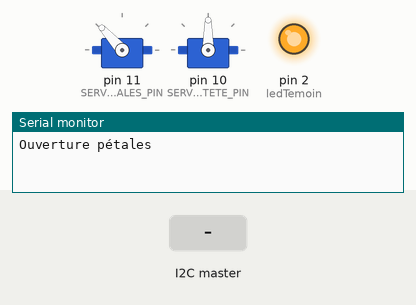
Recording of a sketch running on a simulated Arduino Uno, built with avr-gcc and run on an emulated ATmega328P. On the bench: 2 × servo, output pins drawn as LEDs (lit = HIGH), the last lines printed to the serial monitor. Inputs (shaded band) come from the test bench.

Above: at 1.2 s.
1.3 s: the I2C master sends the byte 1
At 4.5 s:
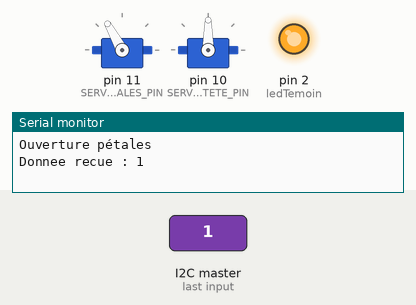
At 12.56 s:
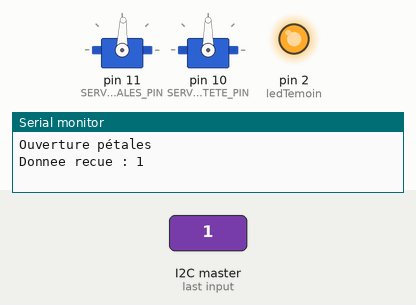
Timing chart, 0 to 16.3 s (numbered marks = the images above; inputs shaded):
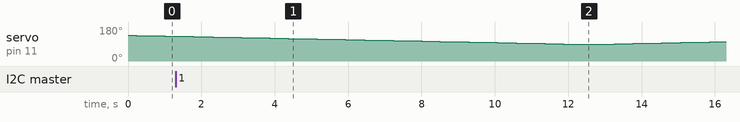

The sketch:

Viva.ino
```cpp
//
//  ,---.    ,---..-./`) ,---.   .--..-./`)
//  |    \  /    |\ .-.')|    \  |  |\ .-.')
//  |  ,  \/  ,  |/ `-' \|  ,  \ |  |/ `-' \
//  |  |\_   /|  | `-'`"`|  |\_ \|  | `-'`"`
//  |  _( )_/ |  | .---. |  _( )_\  | .---.
//  | (_ o _) |  | |   | | (_ o _)  | |   |
//  |  (_,_)  |  | |   | |  (_,_)\  | |   |
//  |  |      |  | |   | |  |    |  | |   |
//  '--'      '--' '---' '--'    '--' '---'
//
//

// 2 servos - 1 Module de capteur infrarouge d'évitement d'obstacles (https://e.banana-pi.fr/distance/121-module-de-capteur-infrarouge-d-evitement-d-obstacles.html)

// Scenario :
// - elle s'oriente vers la personne
// - s'ouvre et se ferme 3x
// - puis de se remet en position initiale
// - min servo viva 880 max 1950

//valeur max servo 1450 + 40
//       min       1950
#include <Wire.h>
#include <Servo.h>

#define SLAVE_ADDRESS 0x13
#define SERVO_TETE_PIN    10
#define SERVO_TETE_MIN    750
#define SERVO_TETE_MAX    1250
#define SERVO_PETALES_PIN 11
#define SERVO_PETALES_MIN 1950
#define SERVO_PETALES_MAX 1450
#define CHORE_OUV_FER_NB  3
#define CHORE_ATTENTE_FIN 5000

// Led temoin
int ledTemoin = 2;

int dataReceived = 0;

// Capteur
int inputCapteur = 8;

// Servos
Servo servoTete;
Servo servoPetales;

// parcourtServo : passe le servo concerné, le debut et la fin.
// Passe le nom du servo vers l'object servo a travers &servo
void parcourtServo( Servo &servo, int depart, int fin, int vitesse) {


  //if (vitesse <=1 ) {vitesse == 1; }
  if (depart > fin)
  {

    for (int pos = depart ; pos >= fin ; pos--)
    {
      servo.write(pos);
      delay(vitesse);
    }
  }
 else
  {
    for (int pos = depart ; pos <= fin ; pos++)
    {

      servo.write(pos);
      delay(vitesse);
    }
  }

}

// BUS I2C : réception de données
void receiveData(int byteCount) {
  while (Wire.available()) {
    dataReceived = Wire.read();
    Serial.print("Donnee recue : ");
    Serial.println(dataReceived);
  }
}

// BUS I2C : envoi de données
void sendData() {
  int envoi = dataReceived ;
  Wire.write(envoi);
}

void  setup()
{
  // Le pin de la led est OUTPUT
  pinMode(ledTemoin, OUTPUT);
  // Allume la led temoin
  digitalWrite(ledTemoin, HIGH);


  // Le pin du capteur est INPUT
  pinMode(inputCapteur,INPUT);


  servoPetales.attach(SERVO_PETALES_PIN);
  servoPetales.write(SERVO_PETALES_MIN);

  // Servo de la tete qui se penche vers la personne
  servoTete.attach(SERVO_TETE_PIN);

  // Bus I2C
  Wire.begin(SLAVE_ADDRESS);
  Wire.onReceive(receiveData);
  Wire.onRequest(sendData);

  // Initialise la liaison série pour debug
  Serial.begin(9600);
}
void  loop(){
 //  int val = digitalRead(inputCapteur);
  // Quand le capteur detecte un mouvement => la varible se met HIGH

 // if (val == HIGH || dataReceived == 1)
  {
    // Reset dataReceived
   // dataReceived = 0;

    // Animation
    //Serial.println("Animation !");
    // Execute le programme :
    // - elle se dirige vers la personne
   // Serial.println("Révérence");
   // parcourtServo(servoTete, SERVO_TETE_MIN, SERVO_TETE_MAX, 5);

    // - elle s'ouvre et se ferme CHORE_OUV_FER_NB fois
   // for (int i = 0; i < CHORE_OUV_FER_NB; i++) {
      Serial.println("Ouverture pétales");
      parcourtServo(servoPetales, SERVO_PETALES_MIN, SERVO_PETALES_MAX, 25);
      parcourtServo(servoPetales, SERVO_PETALES_MAX, SERVO_PETALES_MIN, 25);
      delay(5000);

     // Serial.println("Fermeture pétales");
    //  parcourtServo(servoPetales, SERVO_PETALES_MAX, SERVO_PETALES_MIN, 10);
    }


    // - puis elle se remet en position initiale
   // Serial.println("Retour en position initiale");
   // parcourtServo(servoTete, SERVO_TETE_MAX, SERVO_TETE_MIN, 5);

    // - Attente pour s'économiser un peu qd qq active le capteur

   //delay(CHORE_ATTENTE_FIN);
  }
```
